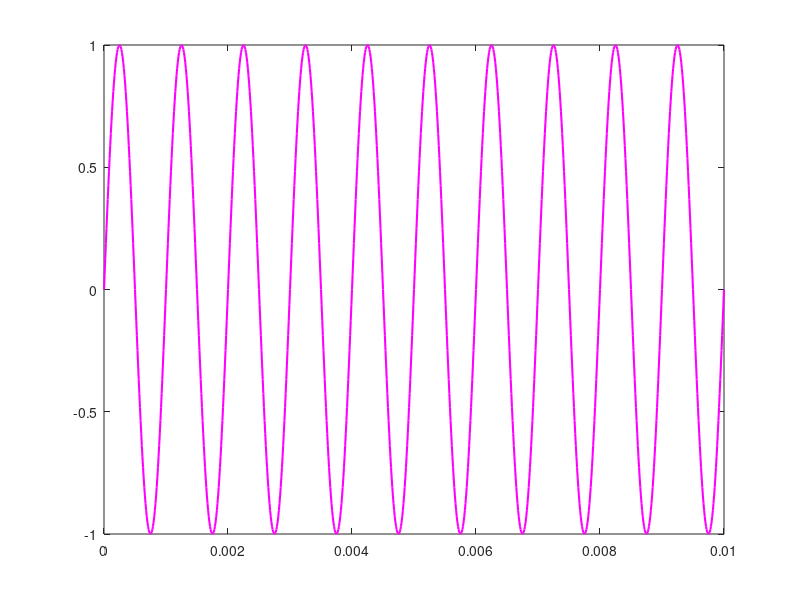

The MATLAB source for this figure: (Note: this script raises an error after producing the figure.)
close all;
% Parámetros configurables
A = 1;
N = 8;          % Cantidad de bits para PCM
L  = 2^N;               % niveles de cuantización
fc = 1000;           
Tsig = 1/100000;    
t = 0:Tsig:0.01;     

fs = 10000;          
Ts = 1/fs;                        % Periodo de muestreo
duty_cycle = 0.3; % Ciclo de trabajo (d = tau / T) para PAM


% Señal original

m_t = A * sin(2*pi*fc*t);

% Modulacion PAM Instantaneo

pulse_instant = zeros(size(t));
sample_indices = 1:round(Ts/Tsig):length(t);  % índices de muestreo
pulse_instant(sample_indices) = m_t(sample_indices);


% Solo cuantizamos las muestras (no toda la señal continua)
muestras = m_t(sample_indices);

% Rango de la señal
m_min = min(muestras);
m_max = max(muestras);

delta = (m_max - m_min)/L;

niveles = m_min:delta:m_max;

% Cuantización
mq = zeros(size(muestras));

for i = 1:length(muestras)
    [~, idx] = min(abs(niveles - muestras(i)));
    mq(i) = niveles(idx);
end

figure;

plot(t, m_t, 'm', 'LineWidth', 1.5); hold on;

stem(t(sample_indices), muestras, 'b', 'filled', LineWidth=1.5);

stairs(t(sample_indices), mq, 'k', 'LineWidth', 1.5);

xlabel('Tiempo (s)');
ylabel('Amplitud');
title('Señal Original, PAM Instantánea y Cuantizada');
legend('m(t)', 'PAM Instantánea', 'PAM Cuantificado');

grid on;
xlim([0 0.002]);

error = muestras - mq;

figure;

stem(t(sample_indices), error, 'r', 'filled', 'LineWidth',1.5);

xlabel('Tiempo (s)');
ylabel('Error');
title('Error de Cuantización PCM');

grid on;
xlim([0 0.002]);
